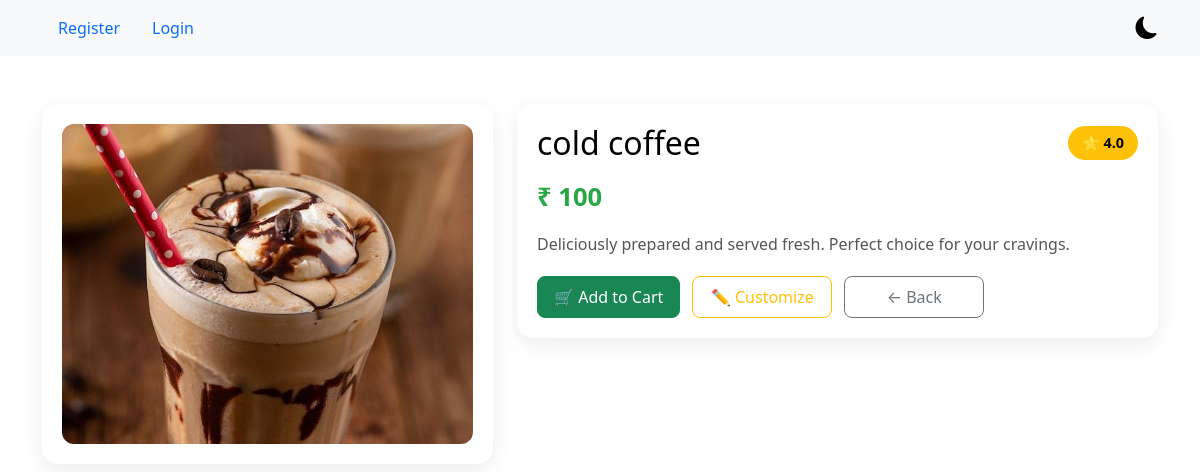
The app's page /foods/foods/4/ with its own data.
### foods/models.py (models this page shows)
class FoodItems(models.Model):
    name=models.CharField(max_length=100)
    price=models.IntegerField(null=True,blank=True)
    rating=models.FloatField(null=True,blank=True)
    foodpic = models.ImageField(upload_to='foodpic/', blank=True, null=True)
    Categories=models.CharField(max_length=100,choices=Categories)

### foods/views.py (the view)
# urls.py: path('foods/<int:id>/', views.food_details, name='foodDetail'),
def food_details(request,id):
    fooditems=FoodItems.objects.get(id = id)
    return render(request,'foods/foodDetail.html',{'fooditems':fooditems})

### templates/foods/foodDetail.html (shortened to what this page needs)
{% extends 'base.html' %}
{% load static %}
{% block content %}
<div class="container mt-5">
    <div class="row justify-content-center">
        <div class="col-md-5 mb-4">
            <div class="food-card text-center">
                {% if fooditems.foodpic %}
                    <img src="{{ fooditems.foodpic.url }}" alt="{{ fooditems.name }}" class="food-image">
                {% else %}
                    <img src="{% static 'css/images/default.png' %}" alt="Food image" class="food-image">
                {% endif %}
            </div>
        </div>
        <div class="col-md-7 mb-4">
            <div class="food-card">
                <div class="d-flex justify-content-between align-items-center mb-3">
                    <h2 class="mb-0">{{ fooditems.name }}</h2>
                    <span class="rating-pill">⭐ {{ fooditems.rating }}</span>
                </div>
                <p class="price-text">₹ {{ fooditems.price }}</p>
                <p class="food-description">
                    Deliciously prepared and served fresh. Perfect choice for your cravings.
                </p>
                <div class="action-buttons">
                    <form method="POST" action="{% url 'add_cart' %}">
                        <button type="submit" class="btn btn-success btn-lg">🛒 Add to Cart</button>
                    </form>
                    <a href="{% url 'customize' fooditems.id %}" class="btn btn-outline-warning btn-lg">✏ Customize</a>
                    <a href="{% url 'Allfoods' %}" class="btn btn-outline-secondary btn-lg">← Back</a>
                </div>
            </div>
        </div>
    </div>
</div>
{% endblock %}

### templates/base.html (style rules this page uses)
:root { --bg-color: #ffffff; --text-color: #000000; --card-bg: #ffffff; --nav-bg: #f8f9fa; }
body { background-color: var(--bg-color); color: var(--text-color); transition: all 0.3s ease; scroll-behavior: smooth; }

### templates/foods/foodDetail.html (style rules this page uses)
.food-card { border-radius: 16px; box-shadow: 0 6px 20px rgba(0,0,0,0.08); padding: 20px; }
.food-image { width: 100%; height: 320px; object-fit: cover; border-radius: 12px; }
.price-text { font-size: 1.6rem; font-weight: 700; color: #28a745; margin-bottom: 15px; }
.rating-pill { background: #ffc107; color: #000; font-weight: 600; padding: 6px 14px; border-radius: 20px; font-size: 0.9rem; }
.action-buttons { display: flex; gap: 12px; flex-wrap: wrap; margin-top: 20px; }
.action-buttons .btn { min-width: 140px; font-size: 1rem; }
.food-description { color: #555; margin-top: 10px; }

### records on screen
FoodItems: foodpic (picture), name "cold coffee", rating "4.0", price "100"
